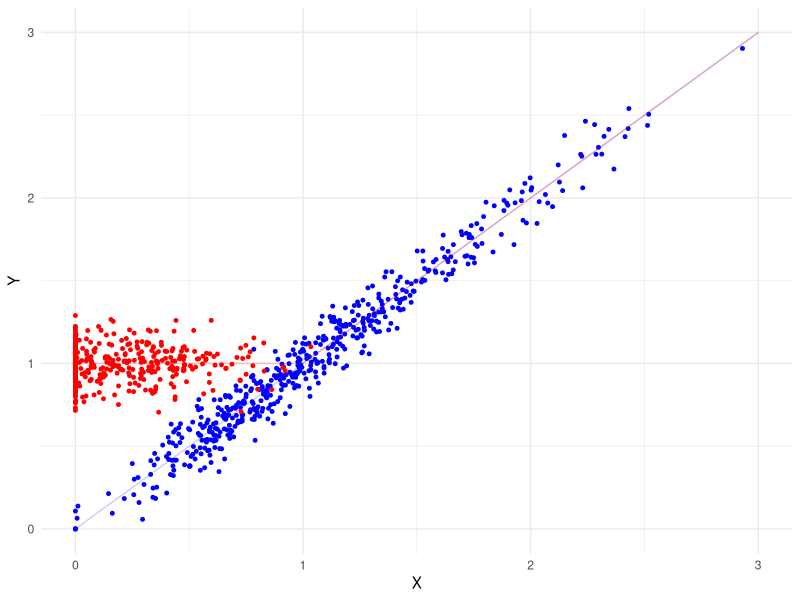
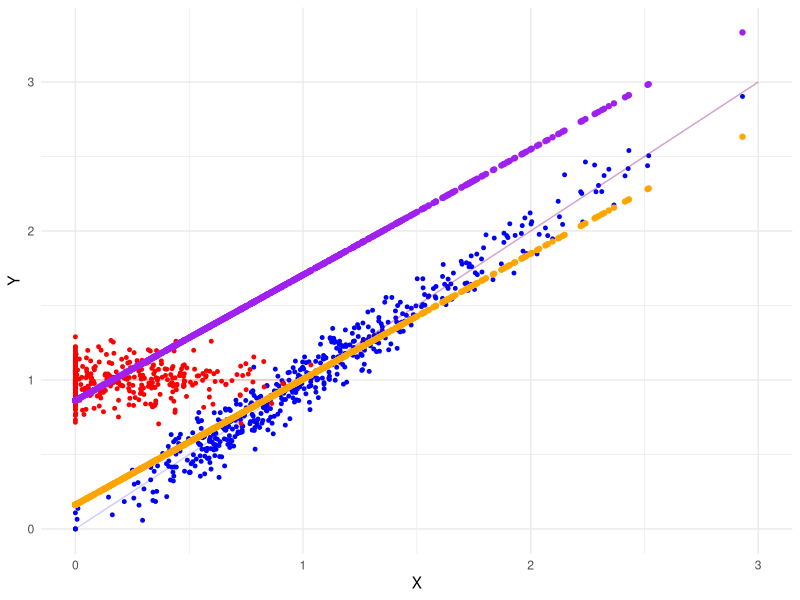
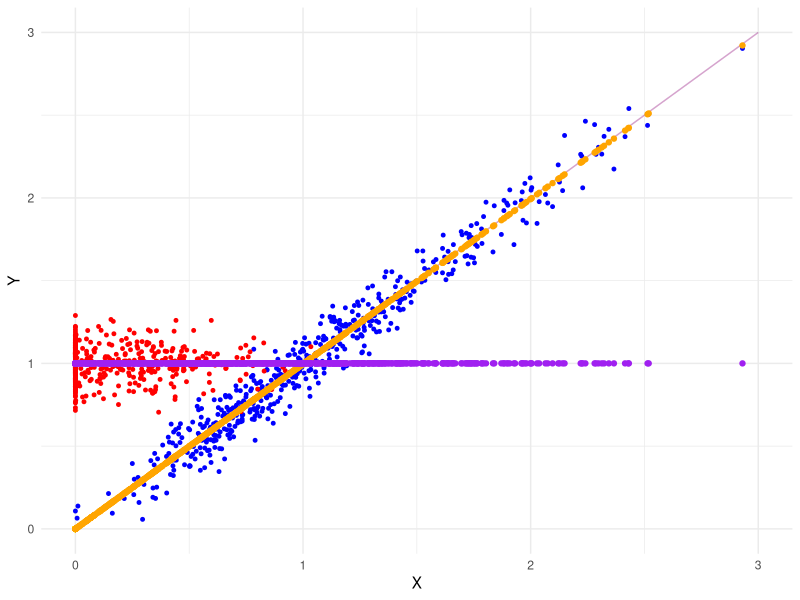

Write R code to recreate these figures, in order.
## ---- chunk 1
knitr::opts_chunk$set(echo = TRUE)

library(tidyverse)
library(ggplot2)
## ---- chunk 2
set.seed(123)

simulate_data <- function(N){

  data <- tibble(
    X = pmax(rnorm(N,0.5,0.75),0),
    D = as.numeric(X + rnorm(N,0,0.25) < 0.5),
    Y0 = pmax(X + rnorm(N,0,0.1),0),
    Y1 = pmax(rnorm(N,1,0.1),Y0),
    Y = if_else(D==1,Y1,Y0)
    )
  
  data
}

plot_data <- function(data){
  data |> 
    ggplot(aes(x=X,y=Y)) +
    geom_point(data=filter(data,D==0),color='blue',size=1) +
    geom_point(data=filter(data,D==1),color='red',size=1) +
    annotate("segment", x = 0, y = 0, xend = 3, yend = 3,color='blue',alpha=0.2) +
    annotate("segment", x = 0, y = 1, xend = 1, yend = 1, color = "red", alpha = 0.2) +
    annotate("segment", x = 1, y = 1, xend = 3, yend = 3, color = "red", alpha = 0.2) +
    theme_minimal() +
    labs(
      color='Treated'
    )
}

# Simulate 1000 observations
data <- simulate_data(1000)

plot_data(data)
## ---- chunk 3
# Estimate the ATE, ATT, ATU using sample size of 1 million obs
simulate_data(1000000) |> 
  summarize(
    ATE = mean(Y1 - Y0),
    ATT = mean(Y1[D==1]) - mean(Y0[D==1]),
    ATU = mean(Y1[D==0]) - mean(Y0[D==0]),
    diff_in_means = mean(Y[D==1]) - mean(Y[D==0])
  )
## ---- chunk 4
simple_model <- lm(Y ~ D,data=data)

summary(simple_model)
## ---- chunk 5
additive_model <- lm(Y ~ D + X,data=data)

summary(additive_model)
## ---- chunk 6
data |> 
  mutate(
    Y0_additive_est = predict(additive_model,data |> mutate(D=0)),
    Y1_additive_est = predict(additive_model,data |> mutate(D=1)),
  ) |>
  plot_data() +
  geom_point(aes(y=Y0_additive_est),color='orange') +
  geom_point(aes(y=Y1_additive_est),color='purple')
## ---- chunk 7
interaction_model <- lm(Y ~ D*X,data=data)

summary(interaction_model)
## ---- chunk 8
data |> 
  mutate(
    Y0_interaction_est = predict(interaction_model,data |> mutate(D=0)),
    Y1_interaction_est = predict(interaction_model,data |> mutate(D=1)),
  ) |>
  plot_data() +
  geom_point(aes(y=Y0_interaction_est),color='orange') +
  geom_point(aes(y=Y1_interaction_est),color='purple')
## ---- chunk 9
data |> 
  mutate(
    Y0_interaction_est = predict(interaction_model,data |> mutate(D=0)),
    Y1_interaction_est = predict(interaction_model,data |> mutate(D=1)),
  ) |>
  filter(D==1) |>
  summarize(
    ATT_est = mean(Y1_interaction_est) - mean(Y0_interaction_est)
  )
## ---- chunk 10
data |> 
  mutate(
    Y0_interaction_est = predict(interaction_model,data |> mutate(D=0)),
    Y1_interaction_est = predict(interaction_model,data |> mutate(D=1)),
  ) |>
  filter(D==0) |>
  summarize(
    ATU_est = mean(Y1_interaction_est) - mean(Y0_interaction_est)
  )
